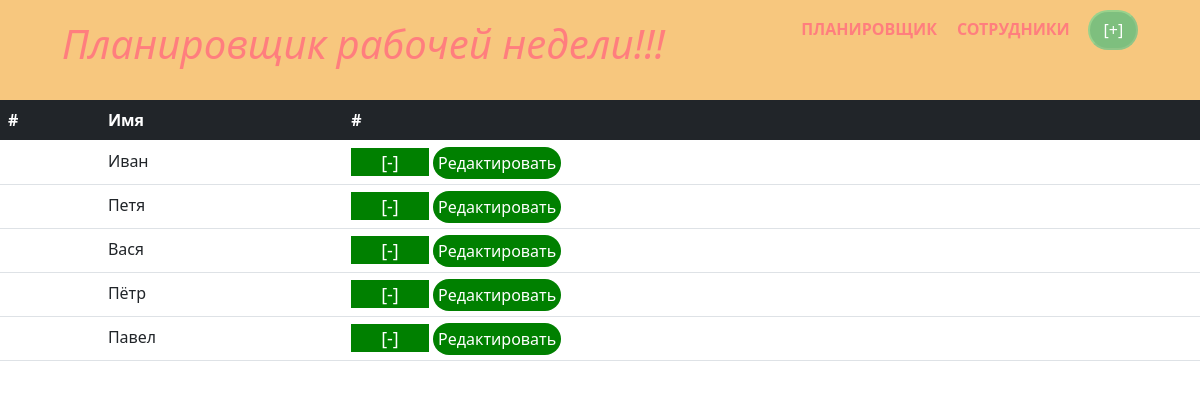
/sotrudnic.php, run on an earlier commit of the app's database.
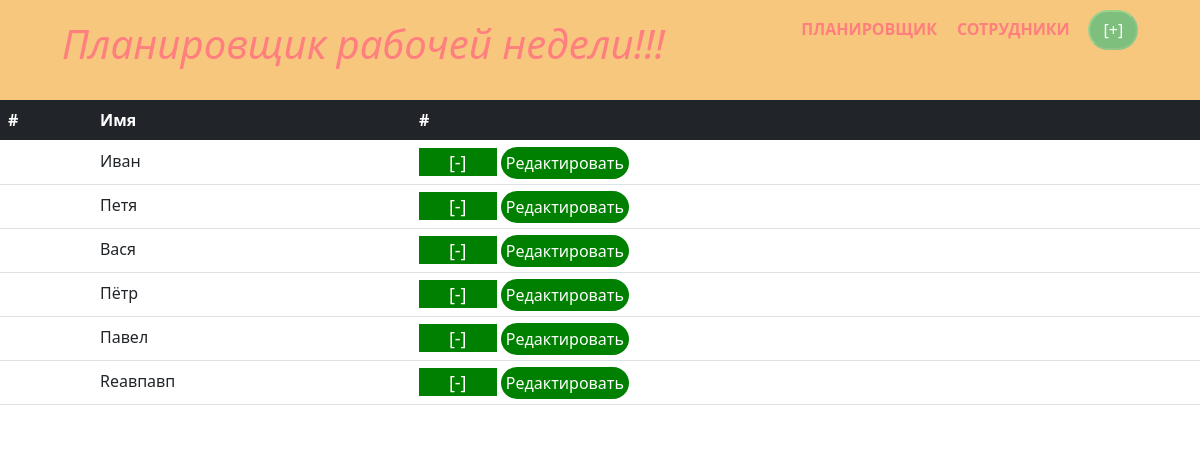
And on a later commit of the database.
### tables this page shows
CREATE TABLE `employee` (
  `idS` int(5) NOT NULL COMMENT 'Ключ',
  `name` varchar(80) NOT NULL COMMENT 'Название сотрудника'
);

### beckend/function.php (called while the page is built, shortened)
<?php
include "config.php";
$sql = $pdo -> prepare(" SELECT * FROM employee");
$sql -> execute();
$result = $sql -> fetchAll();

### sotrudnic.php (the view, shortened to what this page needs)
<?php
    include_once("beckend/function.php");
?>
<!DOCTYPE html>
<html lang="ru">
    <head>
        <link rel="stylesheet" href="./css/style.css" type="text/css">
        <link href="https://cdn.jsdelivr.net/npm/bootstrap@5.0.1/dist/css/bootstrap.min.css" rel="stylesheet">
    </head>
    <body>
        <header class="header">
            <h1 class="title">Планировщик рабочей недели!!!</h1>
            <div class="header_Nav">
                <div class="btn">
                  <a class="clickbtn" href="index.php">Планировщик</a>
                </div>
                    <div class="btn">
                    <a class="clickbtn" href="sotrudnic.php">Сотрудники</a>
                </div>
                <div class="btnadd">
                    <form action="" method="POST">
                        <input class="plusProject" type="button" value="[+]" data-toggle="modal" data-target="#Modal">
                    </form>
                </div>
              </div>
        </header>
        <section class="cont">
            <section class="colCont">
                <div class="centerios">
                    <div class="infor">
                        <table class="table" id="tbl">
                            <thead class="table-dark">
                                <tr>
                                    <th scope="col">#</th>
                                    <th scope="col">Имя</th>
                                    <th scope="col">#</th>
                                </tr>
                            </thead>
                            <tbody>
                              <?php foreach ($result as $value) {?>
                                <tr>
                                    <td>
                                    </td>
                                    <td><?=$value["name"]?></td>
                                    <td>
                                        <a href="?delete=<?=$value['name'] ?>"  data-toggle="modal" class="minus" data-target="#deleteModal<?=$value['idS'] ?>">[-]</a>
                                        <a href="?edit=<?=$value['name'] ?>" class="edit" data-toggle="modal" data-target="#editModal<?=$value['idS'] ?>">Редактировать</a>
                                    </td>
                                </tr> <?php } ?>
                            </tbody>
                        </table>
                    </div>
                </div>
            </section>
        </section>
    </body>
</html>

### css/style.css (style rules this page uses)
body { margin: 0; font-family: 'Noto Sans JP', sans-serif; }
.header { width: 100%; height: 100px; background: #f19100; opacity: 0.5; display: flex; justify-content: space-around; }
.header_Nav { display: flex; justify-content: start; }
.title { font-size: 40px; font-style: italic; color: red; margin-top: 0; text-align: center; padding-top: 20px; }
.cont { width: 100%; height: 100%; background-color: white; }
.btn { margin-top: 10px; width: 150px; text-align: center; }
.clickbtn { text-decoration: none; color: red; font-weight: bold; text-transform: uppercase; border-radius: 50px; transition: color 0.5s linear; transition: background 0.4s ease; transition: box-shadow 0.4s ease; }
.centerios { width: 100%; height: 100%; display: flex; justify-content: center; }
.plusProject { margin-top: 10px; background-color: green; border-radius: 20px; width: 50px; height: 40px; border-color: rgba(174, 255, 92, 0.3); color: white; transition: background 0.4s ease, color 0.5s linear; }
.infor { width: 100%; height: 100%; }
.edit { text-decoration: none; color: white; background-color: green; padding: 5px; border-radius: 50px; }
.minus { text-decoration: none; color: white; background-color: green; font-size: 18px; padding: 2px 30px; }

What changed in the data, as far as the page shows it:
added employee: name "Reавпавп"
